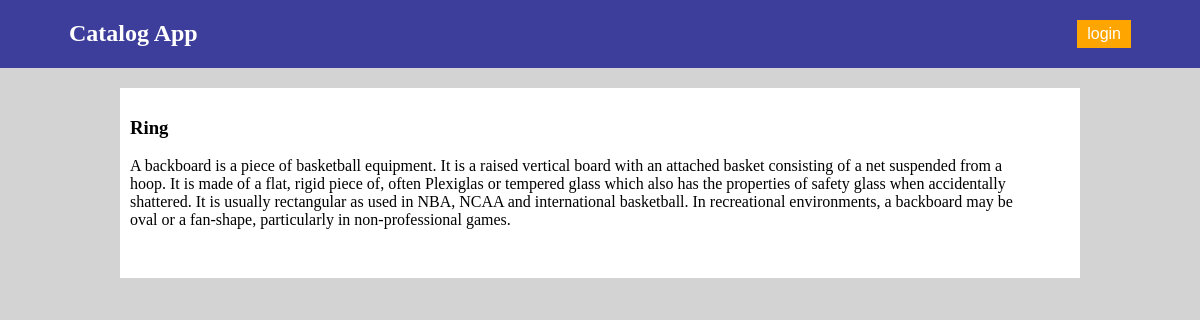
/catalog/Basketball/Ring, run on the app's committed database.
### db_setup.py (models this page shows, shortened)
class CatItem(Base):
    __tablename__ = 'cat_item'
    title = Column(String(100), nullable=False)
    id = Column(Integer, primary_key=True)
    description = Column(String(1000))
    cat_id = Column(Integer, ForeignKey('category.id'))
    category = relationship(Category)
    user_id =Column(Integer,ForeignKey('user.id'), nullable=False)
    user =relationship(User)

### application.py (the view, shortened to what this page needs)
@app.route('/catalog/<string:category_name>/<string:item_title>')
def showItemDetail(item_title,category_name=None):
    catItem = session.query(CatItem).filter_by(title=item_title).one()
    itemOwner = session.query(User).filter_by(id=catItem.user_id).one()
    not_owner=True
    not_user=True
    return render_template("catItem_user.html", catItem=catItem,not_user=not_user,login_session=login_session,not_owner=not_owner)

### templates/catItem_user.html (shortened to what this page needs)
{% extends "main.html" %}
{% block content %}
<div class="container-right">
    <div class="row">
    <h3>{{catItem.title}}</h3>
    <p>
        {{catItem.description}}
    </p>
    </div>
</div>
{% endblock %}

### static/style.css (style rules this page uses)
:root { --top-color:#3d3d9c; --login-color:orange; --text-header-color:white; --links-color:rgb(182, 101, 2); --flash-color:white; --flash-back-color:green; }
body { background-color: lightgray; margin: 0px 0px 0px 0px ; }
.container-right { padding-right: 5%; }
.row { margin: 10px auto 5px auto; }

### data on the page
CatItem: title "Ring", description "A backboard is a piece of basketball equipment. It is a raised vertical board with an attached basket consisting of a net suspended from a hoop. It is made of a flat, rigid piece of, often Plexiglas or tempered glass which also has the properties of safety glass when accidentally shattered. It is usually rectangular as used in NBA, NCAA and international basketball. In recreational environments, a backboard may be oval or a fan-shape, particularly in non-professional games."
